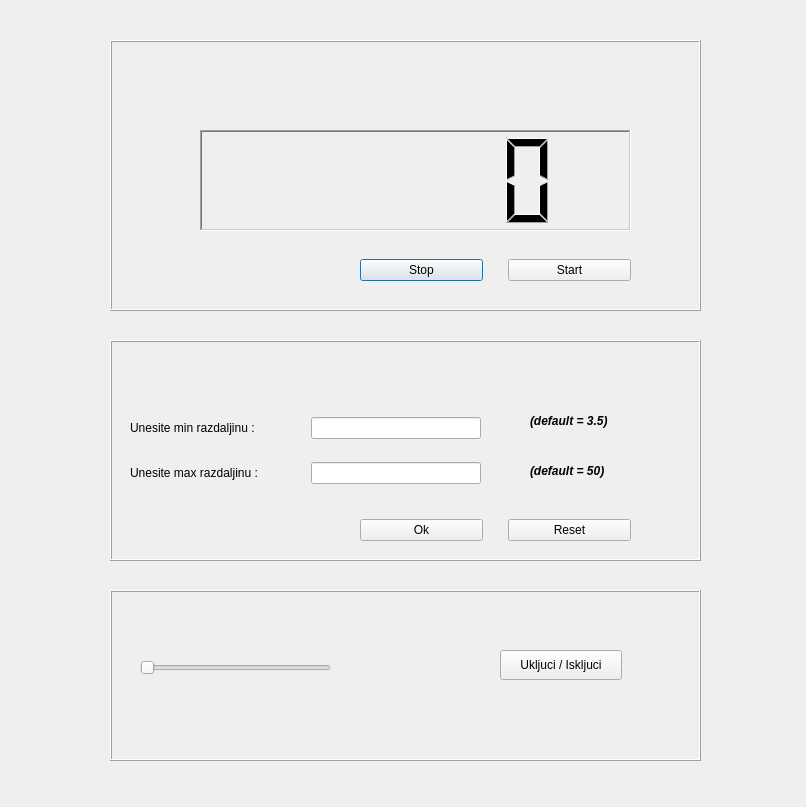
<?xml version="1.0" encoding="UTF-8"?>
<ui version="4.0">
 <class>Dialog</class>
 <widget class="QDialog" name="Dialog">
  <property name="geometry">
   <rect>
    <x>0</x>
    <y>0</y>
    <width>806</width>
    <height>807</height>
   </rect>
  </property>
  <property name="windowTitle">
   <string>Dialog</string>
  </property>
  <widget class="QFrame" name="frame">
   <property name="geometry">
    <rect>
     <x>110</x>
     <y>40</y>
     <width>591</width>
     <height>271</height>
    </rect>
   </property>
   <property name="frameShape">
    <enum>QFrame::Box</enum>
   </property>
   <property name="frameShadow">
    <enum>QFrame::Raised</enum>
   </property>
   <widget class="QLCDNumber" name="lcdNumber">
    <property name="geometry">
     <rect>
      <x>90</x>
      <y>90</y>
      <width>431</width>
      <height>101</height>
     </rect>
    </property>
    <property name="autoFillBackground">
     <bool>false</bool>
    </property>
    <property name="frameShape">
     <enum>QFrame::WinPanel</enum>
    </property>
    <property name="frameShadow">
     <enum>QFrame::Sunken</enum>
    </property>
    <property name="smallDecimalPoint">
     <bool>true</bool>
    </property>
   </widget>
   <widget class="QWidget" name="horizontalLayoutWidget">
    <property name="geometry">
     <rect>
      <x>60</x>
      <y>20</y>
      <width>491</width>
      <height>71</height>
     </rect>
    </property>
    <layout class="QHBoxLayout" name="horizontalLayout">
     <item>
      <widget class="circlewidget" name="widget_7" native="true"/>
     </item>
     <item>
      <widget class="circlewidget" name="widget_6" native="true"/>
     </item>
     <item>
      <widget class="circlewidget" name="widget_5" native="true"/>
     </item>
     <item>
      <widget class="circlewidget" name="widget_4" native="true"/>
     </item>
     <item>
      <widget class="circlewidget" name="widget_3" native="true"/>
     </item>
     <item>
      <widget class="circlewidget" name="widget_2" native="true"/>
     </item>
     <item>
      <widget class="circlewidget" name="widget" native="true"/>
     </item>
    </layout>
   </widget>
   <widget class="QWidget" name="horizontalLayoutWidget_2">
    <property name="geometry">
     <rect>
      <x>250</x>
      <y>190</y>
      <width>271</width>
      <height>80</height>
     </rect>
    </property>
    <layout class="QHBoxLayout" name="horizontalLayout_2">
     <property name="spacing">
      <number>25</number>
     </property>
     <item>
      <widget class="QPushButton" name="pushButton_2">
       <property name="text">
        <string>Stop</string>
       </property>
      </widget>
     </item>
     <item>
      <widget class="QPushButton" name="pushButton">
       <property name="text">
        <string>Start</string>
       </property>
      </widget>
     </item>
    </layout>
   </widget>
   <widget class="QLabel" name="label_5">
    <property name="geometry">
     <rect>
      <x>10</x>
      <y>180</y>
      <width>81</width>
      <height>81</height>
     </rect>
    </property>
    <property name="text">
     <string/>
    </property>
    <property name="pixmap">
     <pixmap resource="slike.qrc">:/slike/car-alarm (1).png</pixmap>
    </property>
    <property name="scaledContents">
     <bool>true</bool>
    </property>
   </widget>
  </widget>
  <widget class="QFrame" name="frame_2">
   <property name="geometry">
    <rect>
     <x>110</x>
     <y>340</y>
     <width>591</width>
     <height>221</height>
    </rect>
   </property>
   <property name="frameShape">
    <enum>QFrame::Box</enum>
   </property>
   <property name="frameShadow">
    <enum>QFrame::Raised</enum>
   </property>
   <widget class="QWidget" name="gridLayoutWidget">
    <property name="geometry">
     <rect>
      <x>20</x>
      <y>60</y>
      <width>351</width>
      <height>101</height>
     </rect>
    </property>
    <layout class="QGridLayout" name="gridLayout">
     <item row="0" column="1">
      <widget class="QLineEdit" name="lineEdit"/>
     </item>
     <item row="1" column="1">
      <widget class="QLineEdit" name="lineEdit_2"/>
     </item>
     <item row="0" column="0">
      <widget class="QLabel" name="label">
       <property name="text">
        <string>Unesite min razdaljinu :               </string>
       </property>
      </widget>
     </item>
     <item row="1" column="0">
      <widget class="QLabel" name="label_2">
       <property name="text">
        <string>Unesite max razdaljinu :</string>
       </property>
      </widget>
     </item>
    </layout>
   </widget>
   <widget class="QWidget" name="horizontalLayoutWidget_3">
    <property name="geometry">
     <rect>
      <x>250</x>
      <y>150</y>
      <width>271</width>
      <height>80</height>
     </rect>
    </property>
    <layout class="QHBoxLayout" name="horizontalLayout_3">
     <property name="spacing">
      <number>25</number>
     </property>
     <item>
      <widget class="QPushButton" name="pushButton_4">
       <property name="text">
        <string>Ok</string>
       </property>
      </widget>
     </item>
     <item>
      <widget class="QPushButton" name="pushButton_3">
       <property name="text">
        <string>Reset</string>
       </property>
      </widget>
     </item>
    </layout>
   </widget>
   <widget class="QLabel" name="label_3">
    <property name="geometry">
     <rect>
      <x>420</x>
      <y>70</y>
      <width>81</width>
      <height>22</height>
     </rect>
    </property>
    <property name="font">
     <font>
      <pointsize>9</pointsize>
      <weight>75</weight>
      <italic>true</italic>
      <bold>true</bold>
     </font>
    </property>
    <property name="text">
     <string>(default = 3.5)</string>
    </property>
   </widget>
   <widget class="QLabel" name="label_4">
    <property name="geometry">
     <rect>
      <x>420</x>
      <y>120</y>
      <width>81</width>
      <height>22</height>
     </rect>
    </property>
    <property name="font">
     <font>
      <pointsize>9</pointsize>
      <weight>75</weight>
      <italic>true</italic>
      <bold>true</bold>
     </font>
    </property>
    <property name="text">
     <string>(default = 50)</string>
    </property>
   </widget>
   <widget class="QLabel" name="label_6">
    <property name="geometry">
     <rect>
      <x>270</x>
      <y>0</y>
      <width>71</width>
      <height>61</height>
     </rect>
    </property>
    <property name="text">
     <string/>
    </property>
    <property name="pixmap">
     <pixmap resource="slike.qrc">:/slike/ruler.png</pixmap>
    </property>
    <property name="scaledContents">
     <bool>true</bool>
    </property>
   </widget>
  </widget>
  <widget class="QFrame" name="frame_3">
   <property name="geometry">
    <rect>
     <x>110</x>
     <y>590</y>
     <width>591</width>
     <height>171</height>
    </rect>
   </property>
   <property name="frameShape">
    <enum>QFrame::Box</enum>
   </property>
   <property name="frameShadow">
    <enum>QFrame::Raised</enum>
   </property>
   <widget class="QSlider" name="horizontalSlider">
    <property name="geometry">
     <rect>
      <x>30</x>
      <y>70</y>
      <width>191</width>
      <height>16</height>
     </rect>
    </property>
    <property name="orientation">
     <enum>Qt::Horizontal</enum>
    </property>
   </widget>
   <widget class="QPushButton" name="pushButton_5">
    <property name="geometry">
     <rect>
      <x>390</x>
      <y>60</y>
      <width>122</width>
      <height>30</height>
     </rect>
    </property>
    <property name="text">
     <string>Ukljuci / Iskljuci</string>
    </property>
    <property name="checkable">
     <bool>true</bool>
    </property>
   </widget>
   <widget class="QLabel" name="label_7">
    <property name="geometry">
     <rect>
      <x>280</x>
      <y>50</y>
      <width>41</width>
      <height>61</height>
     </rect>
    </property>
    <property name="text">
     <string/>
    </property>
    <property name="pixmap">
     <pixmap resource="slike.qrc">:/slike/buzzer (2).png</pixmap>
    </property>
    <property name="scaledContents">
     <bool>true</bool>
    </property>
   </widget>
  </widget>
 </widget>
 <customwidgets>
  <customwidget>
   <class>circlewidget</class>
   <extends>QWidget</extends>
   <header location="global">circlewidget.h</header>
   <container>1</container>
  </customwidget>
 </customwidgets>
 <resources>
  <include location="slike.qrc"/>
 </resources>
 <connections/>
</ui>
